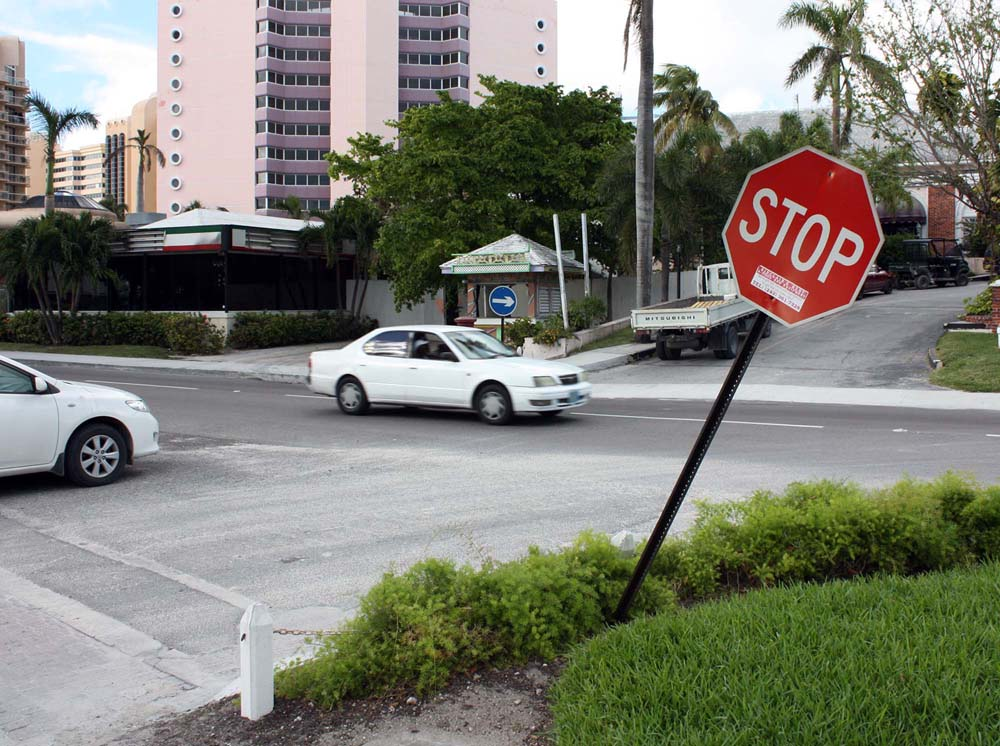
//> input picture exercise-4/q6/images/bahamas.jpg, 1000 x 746 px, given in place of GP010639.MP4, which was not available
$ ./houghlines   (built with g++ and OpenCV 4)
//> lines starting //> are read from the running program, lines starting //| are printed output that depends on the picture; pictures that were not available may be replaced by others from this repository, and a replacement may not be noted
/**
 * @file houghclines.cpp
 * @brief This program demonstrates line finding with the Hough transform
 */
#include <stdio.h>
#include <time.h>
#include <memory>

#include "opencv2/imgcodecs.hpp"
#include "opencv2/highgui.hpp"
#include "opencv2/imgproc.hpp"

using namespace cv;
using namespace std;

static const int min_threshold = 50;
static const int max_trackbar = 150;
static const int min_linelength = 50;
static const int min_maxlinegap = 50;

class LineDetector
{
    public:
    static const String SOURCE_WINDOW_NAME;
    static const String STANDARD_WINDOW_NAME;
    static const String PROBABILISTIC_WINDOW_NAME;

    static const int INITIAL_STANDARD_HOUGH_THRESHOLD = 165;
    static const int INITIAL_PROBABILISTIC_HOUGH_THRESHOLD = 20;
    static const int INITIAL_MIN_LINE_LENGTH = 10;
    static const int INITIAL_MAX_LINE_LAP = 1;

    static const int MAX_STANDARD_HOUGH_THRESHOLD = 300;
    static const int MAX_PROBABILISTIC_HOUGH_THRESHOLD = 150;
    static const int MAX_MIN_LINE_LENGTH = 100;
    static const int MAX_MAX_LINE_LAP = 25;

    public:
    LineDetector( bool useCamera = true,
                  int deviceId = 0,
                  int frameWidth = 640,
                  int frameHeight = 480,
                  const String videoInput = "",
                  const bool useTrackbars = true )
    {
        if( useCamera )
        {
            myCamera = VideoCapture( deviceId );
            if( !myCamera.isOpened() )
            {
                printf( "Error opening camera %d\n\r", deviceId );
                exit( -1 );
            }
            myCamera.set( CAP_PROP_FRAME_WIDTH, frameWidth );
            myCamera.set( CAP_PROP_FRAME_HEIGHT, frameHeight );
            printf( "Opened camera\n\r" );
        }
        else
        {
            myCamera = VideoCapture( videoInput );
        }
        myHoughLinesThreshold = INITIAL_STANDARD_HOUGH_THRESHOLD;
        myHoughLinesPThreshold = INITIAL_PROBABILISTIC_HOUGH_THRESHOLD;
        myMaxLineGap = INITIAL_MAX_LINE_LAP;
        myMinLineLength = INITIAL_MIN_LINE_LENGTH;

        namedWindow( SOURCE_WINDOW_NAME, WINDOW_NORMAL );
        resizeWindow( SOURCE_WINDOW_NAME, Size( frameWidth, frameHeight ) );
        printf( "Created window: %s\n\r", SOURCE_WINDOW_NAME.c_str() );

        namedWindow( STANDARD_WINDOW_NAME, WINDOW_NORMAL );
        resizeWindow( STANDARD_WINDOW_NAME, Size( frameWidth, frameHeight ) );
        printf( "Created window: %s\n\r", STANDARD_WINDOW_NAME.c_str() );

        namedWindow( PROBABILISTIC_WINDOW_NAME, WINDOW_NORMAL );
        resizeWindow( PROBABILISTIC_WINDOW_NAME, Size( frameWidth, frameHeight ) );
        printf( "Created window: %s\n\r", PROBABILISTIC_WINDOW_NAME.c_str() );

        if( useTrackbars )
        {
            createTrackbars();
            printf( "Created trackbars for (%s) and (%s)\n\r", STANDARD_WINDOW_NAME.c_str(), PROBABILISTIC_WINDOW_NAME.c_str() );
        }

    }
    ~LineDetector()
    {
        destroyAllWindows();
    }

    inline void readCameraFrame()
    {
        myCamera.read( mySource );
//> mySource is the input picture: 746 rows x 1000 cols, CV_8UC3; mean B, G, R 115.1, 126.1, 125.1
    }

    inline bool isFrameEmpty()
    {
        return mySource.empty();
    }


    inline void showSourceImage()
    {
        imshow( SOURCE_WINDOW_NAME, mySource );
    }

    inline void showStandardTransform()
    {
        imshow( STANDARD_WINDOW_NAME, myStandardHoughTransform );
    }

    inline void showProbabilisticTransform()
    {
        imshow( PROBABILISTIC_WINDOW_NAME, myProbabilisticHoughTransform );
    }

    // [72 lines left out: functions createTrackbars, updateHoughThreshold, updateHoughLinesPThreshold, updateMinLineLength, updateMaxLineGap, setHoughLinesThreshold and 3 more, not called in this run]

    void applyHoughlines();

    private:
    Mat mySource;
    VideoCapture myCamera;
    int myHoughLinesThreshold;
    int myHoughLinesPThreshold;
    int myMinLineLength;
    int myMaxLineGap;

    Mat tmp;
    Mat myStandardHoughTransform;
    Mat myProbabilisticHoughTransform;
};

const String LineDetector::SOURCE_WINDOW_NAME = "Source";
const String LineDetector::STANDARD_WINDOW_NAME = "Detected Lines (in red) - Standard Hough Line Transform";
const String LineDetector::PROBABILISTIC_WINDOW_NAME = "Detected Lines (in red) - Probabilistic Line Transform";

void LineDetector::applyHoughlines()
{
    // Edge detection
    Canny( mySource, tmp, 50, 200, 3 );
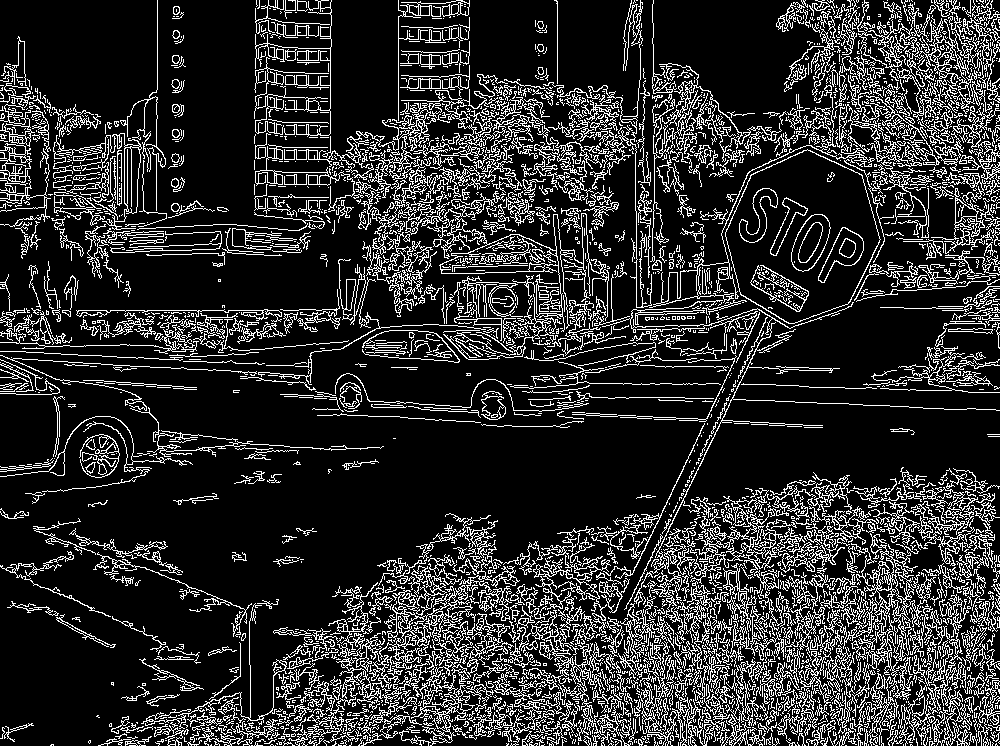
//> tmp: 746 rows x 1000 cols, CV_8UC1; 17.7% white in thin lines or dots
    //![edge_detection]

    // Copy edges to the images that will display the results in BGR
    cvtColor( tmp, myStandardHoughTransform, COLOR_GRAY2BGR );
//> myStandardHoughTransform: 746 rows x 1000 cols, CV_8UC3; 17.7% white in thin lines or dots
    myProbabilisticHoughTransform = myStandardHoughTransform.clone();

    //![hough_lines]
    // Standard Hough Line Transform
    vector<Vec2f> lines; // will hold the results of the detection
    HoughLines( tmp, lines, 1, CV_PI / 180, myHoughLinesThreshold, 0, 0 ); // runs the actual detection
//> lines = 11890 lines (rho, theta), first 12: [-170, 2.36], [-161, 2.36], [-151, 2.36], [310, 1.57], [-146, 2.36], [-180, 2.36], [-175, 2.36], [-165, 2.36], [-185, 2.36], [-156, 2.36], [-153, 2.36], [-194, 2.36]
    //![hough_lines]
    //![draw_lines]
    // Draw the lines
    for( size_t i = 0; i < lines.size(); i++ )
    {
        float rho = lines[i][0], theta = lines[i][1];
        Point pt1, pt2;
        double a = cos( theta ), b = sin( theta );
        double x0 = a * rho, y0 = b * rho;
        pt1.x = cvRound( x0 + 1000 * ( -b ) );
        pt1.y = cvRound( y0 + 1000 * ( a ) );
        pt2.x = cvRound( x0 - 1000 * ( -b ) );
        pt2.y = cvRound( y0 - 1000 * ( a ) );
        line( myStandardHoughTransform, pt1, pt2, Scalar( 0, 0, 255 ), 3, LINE_AA );
    }
//> this loop made 11890 passes
//> (rho, theta, a, b, x0, y0) on passes 1 to 3: (-170, 2.36, -0.707, 0.707, 120.2, -120.2), (-161, 2.36, -0.707, 0.707, 113.8, -113.8), (-151, 2.36, -0.707, 0.707, 106.8, -106.8)
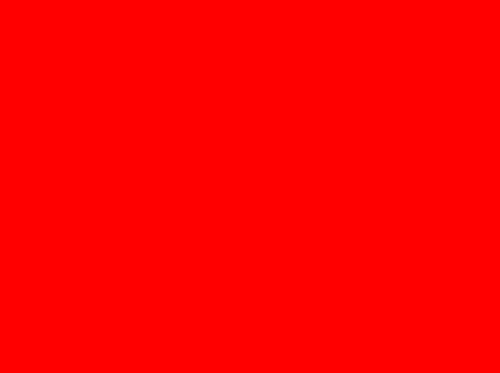
//> myStandardHoughTransform: 746 rows x 1000 cols, CV_8UC3 (shown at 1/2 size); mean B, G, R 0, 0, 255
    //![draw_lines]

    //![hough_lines_p]
    // Probabilistic Line Transform
    vector<Vec4i> linesP; // will hold the results of the detection
    printf( "HLP with %d, %d, %d\n\r", myHoughLinesPThreshold, myMinLineLength, myMaxLineGap );
    HoughLinesP( tmp, linesP, 1, CV_PI / 180, myHoughLinesPThreshold, myMinLineLength, myMaxLineGap ); // runs the actual detection
//> linesP = 707 lines (x1, y1, x2, y2), first 8: [316, 695, 326, 694], [488, 253, 500, 265], [728, 657, 738, 654], [345, 700, 355, 698], [859, 611, 871, 615], [391, 167, 401, 168], [119, 740, 130, 739], [790, 678, 796, 688]
    //![hough_lines_p]
    //![draw_lines_p]
    // Draw the lines
    for( size_t i = 0; i < linesP.size(); i++ )
    {
        Vec4i l = linesP[i];
        line( myProbabilisticHoughTransform, Point( l[0], l[1] ), Point( l[2], l[3] ), Scalar( 0, 0, 255 ), 3, LINE_AA );
    }
//> this loop made 707 passes
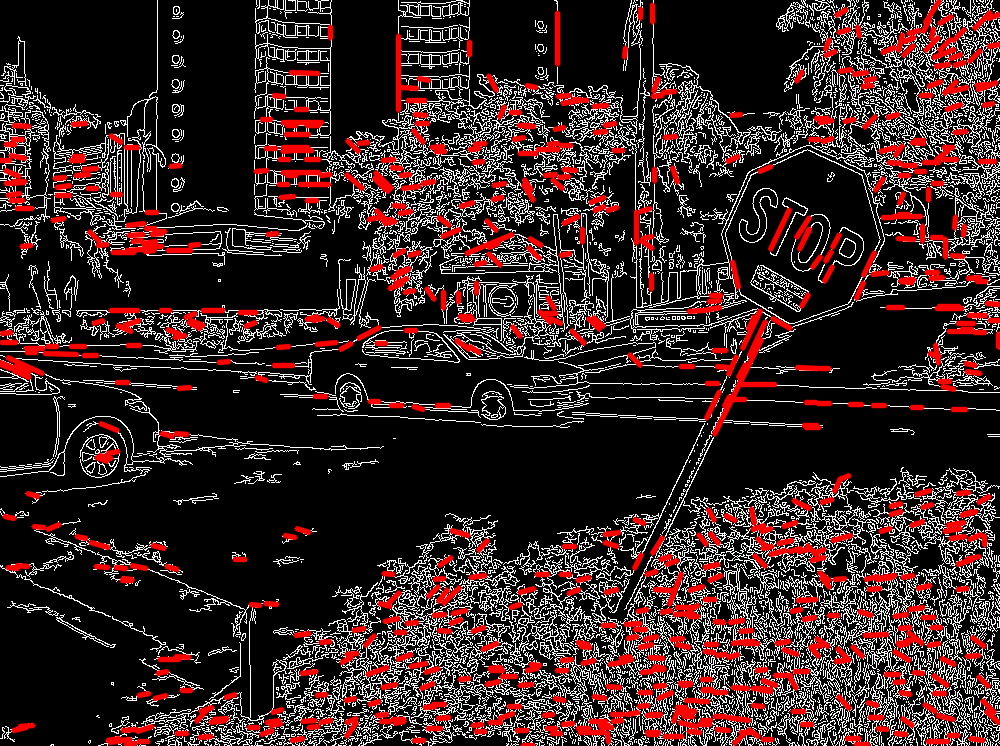
//> myProbabilisticHoughTransform: 746 rows x 1000 cols, CV_8UC3; mean B, G, R 38, 38, 58
    //![draw_lines_p]

    return;
}

int main( int argc, char** argv )
{
    CommandLineParser parser( argc, argv,
                              "{camera          c|false|Use camera as source. If omitted, path to file must be supplied.}"
                              "{video           v|./NIR-front-facing/GP010639.MP4|video source}"
                              "{useTrackbars    t|false|Use trackbars}"
                              "{help            h|false|show help message}" );
    bool help = parser.get<bool>( "help" );
    if( help )
    {
        printf( "The program uses the standard and probabilistic Hough algorithms to detect lines\n" );
        parser.printMessage();
        printf( "Press the ESC key to exit the program.\n" );
        return 0;
    }

    bool useCamera = parser.get<bool>( "camera" );
    bool useTrackbars = parser.get<bool>( "useTrackbars" );

    String videoInput = parser.get<String>( "video" );

    LineDetector* detector = new LineDetector( useCamera, 0, 640, 480, videoInput, useTrackbars );

    if( detector == NULL )
    {
        return -1;
    }

    char winInput;

    int framesProcessed = 0;

    while( true )
    {
        detector->readCameraFrame();
        if( detector->isFrameEmpty() )
        {
            break;
        }
        detector->applyHoughlines();
        framesProcessed++;

        //![imshow]
        // Show results
        detector->showStandardTransform();
        detector->showProbabilisticTransform();
        detector->showSourceImage();
        //![imshow]
        if( ( winInput = waitKey( 2 ) ) == 27 )
//> the Esc key is pressed
        {
            break;
        }
    }

    if( detector != NULL )
    {
        delete detector;
    }

    return 0;
}

$ run again, on exercise-4/q6/images/brazil.jpg
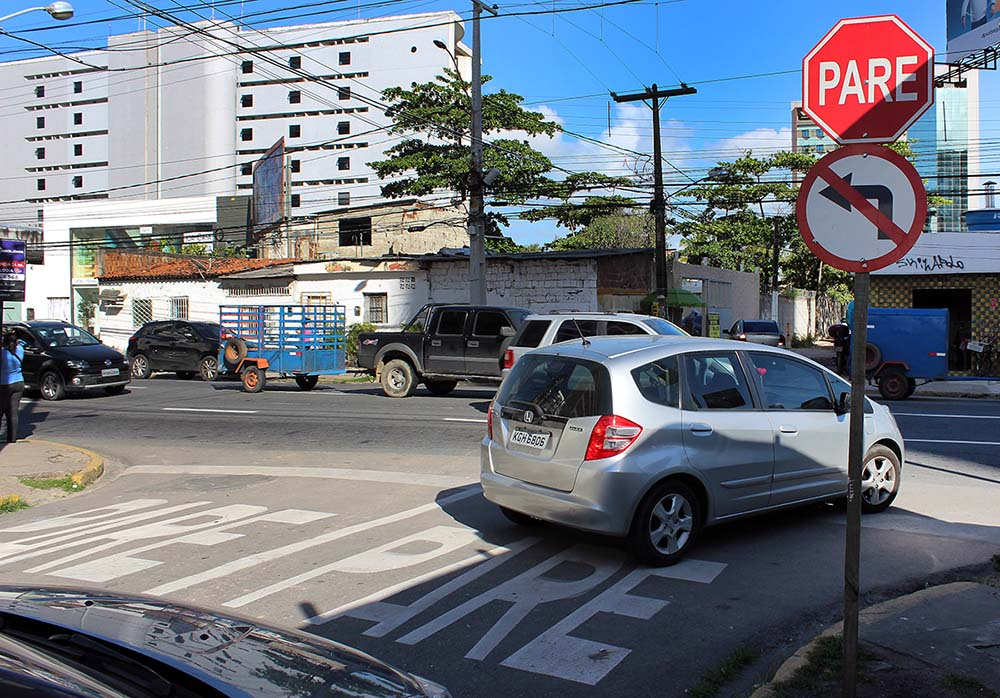
//> input picture exercise-4/q6/images/brazil.jpg, 1000 x 698 px, given in place of GP010639.MP4, which was not available
//> in readCameraFrame, mySource is the input picture: 698 rows x 1000 cols, CV_8UC3; mean B, G, R 128.4, 117.4, 110.6
//> tmp: 698 rows x 1000 cols, CV_8UC1; 16.2% white in thin lines or dots
//> lines = 6693 lines (rho, theta), first 12: [260, 1.45], [229, 1.54], [207, 1.52], [381, 1.61], [251, 1.47], [248, 1.48], [225, 1.5], [253, 1.45], [247, 1.52], [204, 1.5], [255, 1.5], [249, 1.52]
//> the loop in applyHoughlines, `for( size_t i = 0; i < lines.size(); i++ )` made 6693 passes
//> (rho, theta, a, b, x0, y0) on passes 1 to 3: (260, 1.45, 0.122, 0.993, 31.69, 258.1), (229, 1.54, 0.0349, 0.999, 7.99, 228.9), (207, 1.52, 0.0523, 0.999, 10.83, 206.7)
//> after the loop in applyHoughlines, `for( size_t i = 0; i < lines.size(); i++ )`:
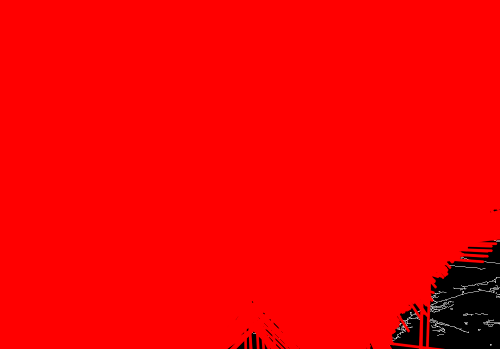
//> myStandardHoughTransform: 698 rows x 1000 cols, CV_8UC3 (shown at 1/2 size); mean B, G, R 0.6, 0.6, 244.9
//> linesP = 916 lines (x1, y1, x2, y2), first 8: [528, 205, 548, 204], [356, 330, 370, 327], [602, 142, 612, 144], [711, 152, 723, 152], [401, 384, 411, 378], [641, 188, 652, 187], [751, 154, 764, 154], [477, 312, 488, 312]
//> the loop in applyHoughlines, `for( size_t i = 0; i < linesP.size(); i++ )` made 916 passes
//> after the loop in applyHoughlines, `for( size_t i = 0; i < linesP.size(); i++ )`:
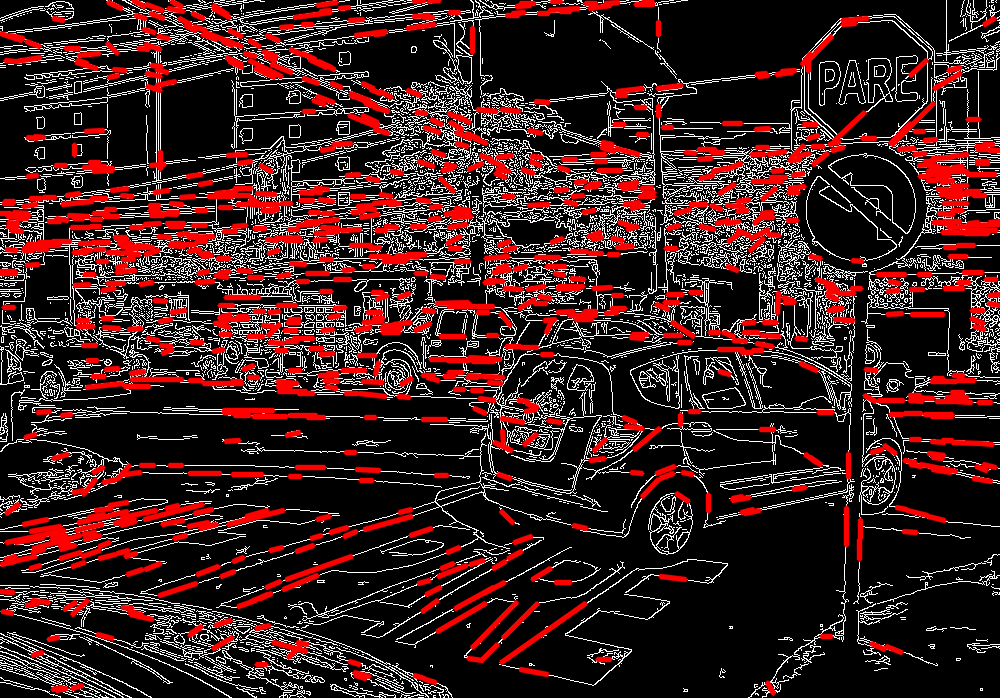
//> myProbabilisticHoughTransform: 698 rows x 1000 cols, CV_8UC3; mean B, G, R 32, 32, 61.2

$ run again, on exercise-4/q6/images/bvishortstop.jpg
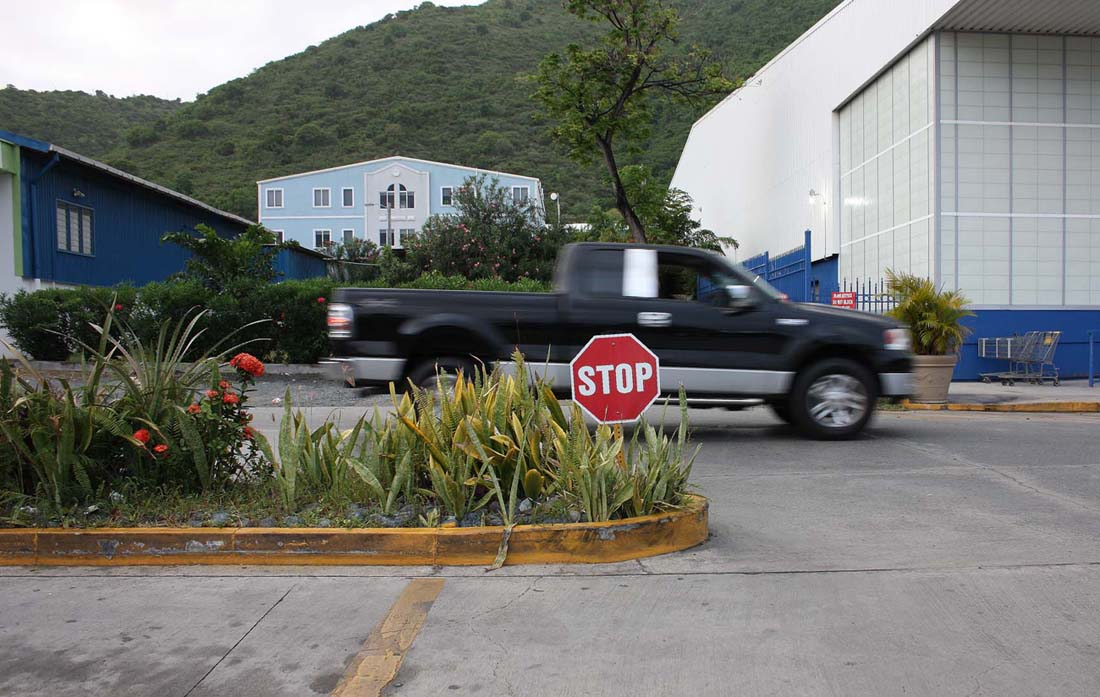
//> input picture exercise-4/q6/images/bvishortstop.jpg, 1100 x 697 px, given in place of GP010639.MP4, which was not available
//> in readCameraFrame, mySource is the input picture: 697 rows x 1100 cols, CV_8UC3; mean B, G, R 112.1, 117.6, 117.3
//> tmp: 697 rows x 1100 cols, CV_8UC1; 13.4% white in thin lines or dots
//> lines = 5976 lines (rho, theta), first 12: [575, 1.57], [533, 1.57], [577, 1.57], [394, 1.59], [412, 1.55], [584, 1.55], [527, 1.57], [410, 1.57], [462, 0.79], [467, 0.79], [392, 1.59], [365, 1.61]
//> the loop in applyHoughlines, `for( size_t i = 0; i < lines.size(); i++ )` made 5976 passes
//> (rho, theta, a, b, x0, y0) on passes 1 to 3: (575, 1.57, -4.37e-08, 1, -2.51e-05, 575), (533, 1.57, -4.37e-08, 1, -2.33e-05, 533), (577, 1.57, -4.37e-08, 1, -2.52e-05, 577)
//> after the loop in applyHoughlines, `for( size_t i = 0; i < lines.size(); i++ )`:
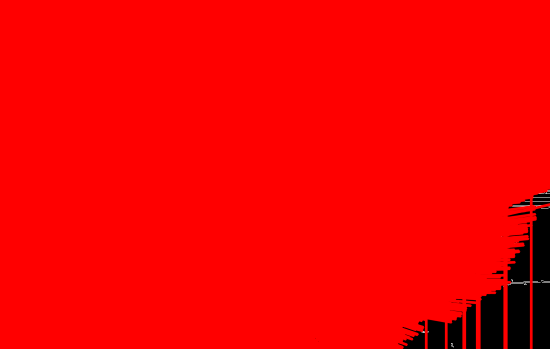
//> myStandardHoughTransform: 697 rows x 1100 cols, CV_8UC3 (shown at 1/2 size); mean B, G, R 0.1, 0.1, 244.6
//> linesP = 539 lines (x1, y1, x2, y2), first 8: [149, 575, 427, 575], [80, 533, 231, 533], [909, 410, 948, 410], [121, 370, 135, 370], [629, 68, 641, 58], [554, 472, 565, 470], [224, 240, 237, 240], [299, 577, 405, 577]
//> the loop in applyHoughlines, `for( size_t i = 0; i < linesP.size(); i++ )` made 539 passes
//> after the loop in applyHoughlines, `for( size_t i = 0; i < linesP.size(); i++ )`:
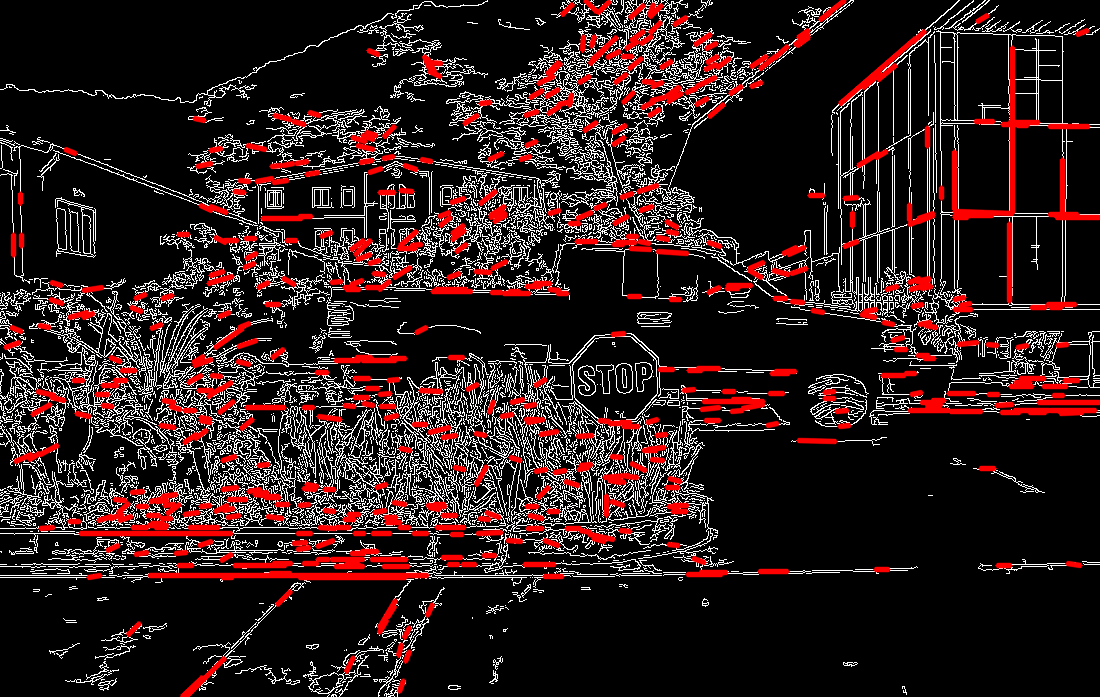
//> myProbabilisticHoughTransform: 697 rows x 1100 cols, CV_8UC3; mean B, G, R 28.4, 28.4, 45.4
